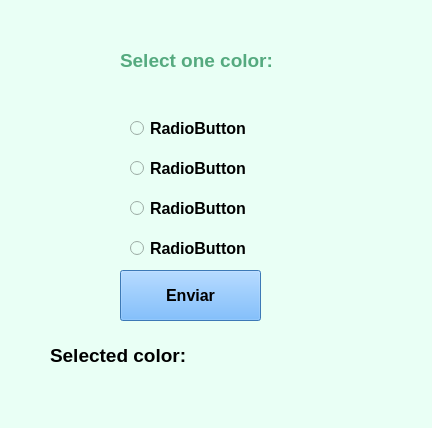
<?xml version="1.0" encoding="UTF-8"?>
<ui version="4.0">

 <class>MainWindow</class>
 <widget class="QMainWindow" name="MainWindow">
  <property name="geometry">
   <rect>
    <x>0</x>
    <y>0</y>
    <width>432</width>
    <height>428</height>
   </rect>
  </property>
  <property name="windowTitle">
   <string>MainWindow</string>
  </property>
  <property name="styleSheet">
   <string notr="true">background-color: rgb(233, 255, 245);</string>
  </property>

  <widget class="QWidget" name="centralwidget">

   <widget class="QRadioButton" name="radioButton">
    <property name="geometry">
     <rect>
      <x>130</x>
      <y>120</y>
      <width>131</width>
      <height>17</height>
     </rect>
    </property>
    <property name="font">
     <font>
      <pointsize>12</pointsize>
      <weight>75</weight>
      <bold>true</bold>
     </font>
    </property>
    <property name="text">
     <string>RadioButton</string>
    </property>
   </widget>

   <widget class="QRadioButton" name="radioButton_2">
    <property name="geometry">
     <rect>
      <x>130</x>
      <y>160</y>
      <width>131</width>
      <height>17</height>
     </rect>
    </property>
    <property name="font">
     <font>
      <pointsize>12</pointsize>
      <weight>75</weight>
      <bold>true</bold>
     </font>
    </property>
    <property name="text">
     <string>RadioButton</string>
    </property>
   </widget>

   <widget class="QRadioButton" name="radioButton_3">
    <property name="geometry">
     <rect>
      <x>130</x>
      <y>200</y>
      <width>131</width>
      <height>17</height>
     </rect>
    </property>
    <property name="font">
     <font>
      <pointsize>12</pointsize>
      <weight>75</weight>
      <bold>true</bold>
     </font>
    </property>
    <property name="text">
     <string>RadioButton</string>
    </property>
   </widget>

   <widget class="QRadioButton" name="radioButton_5">
    <property name="geometry">
     <rect>
      <x>130</x>
      <y>240</y>
      <width>131</width>
      <height>17</height>
     </rect>
    </property>
    <property name="font">
     <font>
      <pointsize>12</pointsize>
      <weight>75</weight>
      <bold>true</bold>
     </font>
    </property>
    <property name="text">
     <string>RadioButton</string>
    </property>
   </widget>

   <widget class="QLabel" name="label">
    <property name="geometry">
     <rect>
      <x>120</x>
      <y>50</y>
      <width>171</width>
      <height>21</height>
     </rect>
    </property>
    <property name="font">
     <font>
      <pointsize>14</pointsize>
      <weight>75</weight>
      <bold>true</bold>
     </font>
    </property>
    <property name="styleSheet">
     <string notr="true">color: rgb(85, 170, 127);</string>
    </property>
    <property name="text">
     <string>Select one color: </string>
    </property>
   </widget>

   <widget class="QLabel" name="label_2">
    <property name="geometry">
     <rect>
      <x>50</x>
      <y>340</y>
      <width>350</width>
      <height>30</height>
     </rect>
    </property>
    <property name="font">
     <font>
      <pointsize>14</pointsize>
      <weight>75</weight>
      <bold>true</bold>
     </font>
    </property>
    <property name="text">
     <string>Selected color: </string>
    </property>
   </widget>
   
   <widget class="QPushButton" name="pushButton">
    <property name="geometry">
     <rect>
      <x>120</x>
      <y>270</y>
      <width>141</width>
      <height>51</height>
     </rect>
    </property>
    <property name="font">
     <font>
      <pointsize>12</pointsize>
      <weight>75</weight>
      <bold>true</bold>
     </font>
    </property>
    <property name="styleSheet">
     <string notr="true">background-color: rgb(85, 170, 255);</string>
    </property>
    <property name="text">
     <string>Enviar</string>
    </property>
   </widget>
  </widget>
 </widget>
 <resources/>
 <connections/>
</ui>
